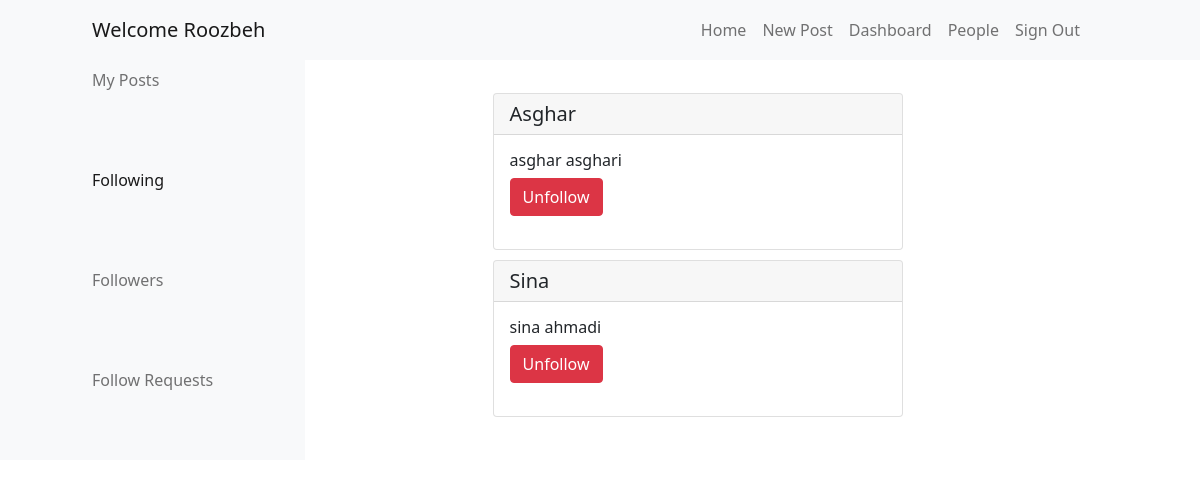
/following (signed in), run on the app's committed database.
### main.py (models this page shows, shortened)
class User(db.Model):
    id = db.Column(db.Integer, primary_key=True)
    firstname = db.Column(db.String(80), unique=False, nullable=False)
    lastname = db.Column(db.String(80), unique=False, nullable=False)
    username = db.Column(db.String(80), unique=True, nullable=False)
    email = db.Column(db.String(80), unique=True, nullable=True)
    is_private = db.Column(db.Boolean, default=False)
    password = db.Column(db.String(255), unique=False, nullable=False)
    created_date = db.Column(db.DateTime, default=datetime.datetime.now())
    posts = db.relationship("Post")
    follows = db.relationship("Follow")
    likes = db.relationship("Like")

### main.py (the view)
@app.route("/following", methods=['GET', 'POST'])
def following():
    if "username" in session and session["username"]:
        username = session["username"]
        g.username = username
        user_id = User.query.filter(User.username==username).first().id
        follows = Follow.query.filter(Follow.user_id==user_id).filter(Follow.accept=="accept").all()
        following_user_list = []
        for follow in follows:
            user = User.query.filter(User.id==follow.followed_user_id).first()
            following_user_list.append(user)
        if request.method == "POST":
            if "unfollow-id" in request.form:
                unfollow_id = request.form["unfollow-id"]
                follow = Follow.query.filter(Follow.user_id==user_id).filter(Follow.followed_user_id==unfollow_id).delete()
                db.session.commit()
            return redirect(url_for(".following"))
        return render_template("following.html", following_user_list=following_user_list)
    return redirect(url_for(".sign_in"))

### templates/following.html (shortened to what this page needs)
{% extends "dashboard-base.html" %}
{% set active_page = "following" %}
{% block dashboard_content %}
<div class="following-container">
    {% for user in following_user_list %}
    <div class="card my-post-card">
        <h5 class="card-header">{{user["username"]}}</h5>
        <div class="card-body">
            <h6 class="card-title">{{user["firstname"]}} {{user["lastname"]}}</h6>
            <form method="post">
                <input type="submit" class="btn btn-danger" value="Unfollow">
            </form>
        </div>
    </div>
    {% endfor %}
</div>
{% endblock %}

### templates/base.html (style rules this page uses)
input { margin-bottom: 17px; }
.my-post-card { margin-bottom: 10px; margin-right: 110px !important; max-width: 410px; min-width: 410px; }
.following-container { margin:auto; }

### data on the page
User: username "Asghar", firstname "asghar", lastname "asghari"
User: username "Sina", firstname "sina", lastname "ahmadi"

### other printed values
{{ g.username }} "Roozbeh"
